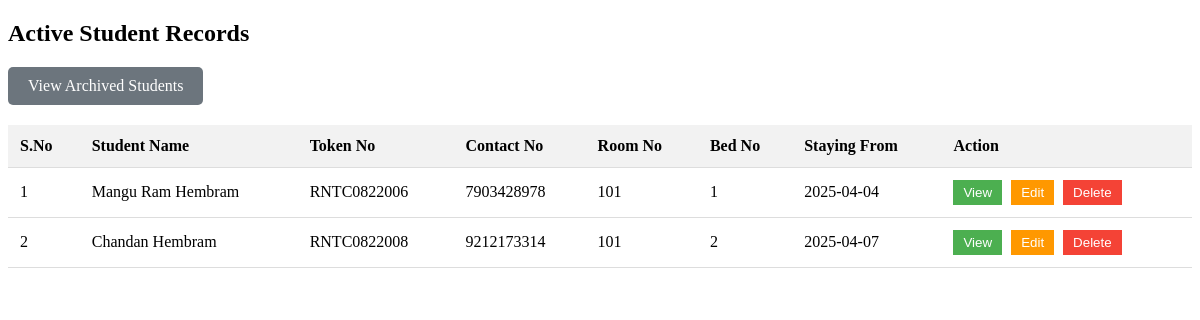
The page /students_list.php on the database its author committed.
### tables this page shows
CREATE TABLE `students` (
  `id` int(11) NOT NULL,
  `token_no` varchar(50) NOT NULL,
  `first_name` varchar(255) NOT NULL,
  `middle_name` varchar(255) NOT NULL,
  `last_name` varchar(255) NOT NULL,
  `gender` varchar(10) NOT NULL,
  `contact_no` bigint(10) NOT NULL,
  `email` varchar(255) NOT NULL,
  `address` varchar(255) NOT NULL,
  `city` varchar(255) NOT NULL,
  `state` varchar(255) NOT NULL,
  `pincode` int(50) NOT NULL,
  `room_no` varchar(10) NOT NULL,
  `bed_no` varchar(10) NOT NULL,
  `stay_from` date NOT NULL,
  `duration` int(11) NOT NULL,
  `total_fees` varchar(100) NOT NULL,
  `fees_per_month` varchar(255) DEFAULT NULL,
  `parent_name` varchar(255) NOT NULL,
  `parent_contact` bigint(10) NOT NULL,
  `parent_address` varchar(255) NOT NULL,
  `student_photo` longblob NOT NULL,
  `student_aadhaar` longblob NOT NULL,
  `parent_photo` longblob DEFAULT NULL,
  `parent_aadhaar` longblob NOT NULL,
  `created_at` timestamp NOT NULL DEFAULT current_timestamp() ON UPDATE current_timestamp()
);

### students_list.php (the view, shortened to what this page needs)
<?php
include 'db.php';
$sql = "SELECT * FROM students ORDER BY id ASC";
$result = $conn->query($sql);
?>
<!DOCTYPE html>
<html>
<head>
</head>
<body>
<h2>Active Student Records</h2>
<a href="previous_students.php" class="archive-btn">View Archived Students</a>
    <table>
        <thead>
            <tr>
                <th>S.No</th>
                <th>Student Name</th>
                <th>Token No</th>
                <th>Contact No</th>
                <th>Room No</th>
                <th>Bed No</th>
                <th>Staying From</th>
                <th>Action</th>
            </tr>
        </thead>
        <tbody>
        <?php
        if ($result && $result->num_rows > 0) {
            $sn = 1;
            while ($row = $result->fetch_assoc()) {
                $full_name = $row['first_name'] . ' ' . $row['middle_name'] . ' ' . $row['last_name'];
                echo "<tr>
                    <td>{$sn}</td>
                    <td>{$full_name}</td>
                    <td>{$row['token_no']}</td>
                    <td>{$row['contact_no']}</td>
                    <td>{$row['room_no']}</td>
                    <td>{$row['bed_no']}</td>
                    <td>{$row['stay_from']}</td>
                    <td>
                        <button class='action-btn' onclick=\"window.location.href='view_student.php?id={$row['id']}'\">View</button>
                        <button class='action-btn edit' onclick=\"window.location.href='edit_student.php?id={$row['id']}'\">Edit</button>
                        <button class='action-btn delete' onclick=\"if(confirm('Are you sure to delete?')) window.location.href='delete_student.php?id={$row['id']}'\">Delete</button>
                    </td>
                </tr>";
                $sn++;
            }
        } else {
            echo "<tr><td colspan='8'>No students found.</td></tr>";
        }
        ?>
        </tbody>
    </table>
</body>
</html>

### students_list.php (style rules this page uses)
table { border-collapse: collapse; width: 100%; }
th, td { padding: 12px; text-align: left; border-bottom: 1px solid #ddd; }
th { background-color: #f2f2f2; }
.action-btn { margin-right: 5px; padding: 5px 10px; background-color: #4CAF50; border: none; color: white; cursor: pointer; }
.action-btn.edit { background-color: #ff9800; }
.action-btn.delete { background-color: #f44336; }
.archive-btn { display: inline-block; margin-bottom: 20px; padding: 10px 20px; background-color: #6c757d; color: white; text-decoration: none; border-radius: 5px; }

### rows shown on the page
students: full_name "Mangu Ram Hembram", token_no "RNTC0822006", contact_no "7903428978", room_no "101", bed_no "1", stay_from "2025-04-04"
students: full_name "Chandan Hembram", token_no "RNTC0822008", contact_no "9212173314", room_no "101", bed_no "2", stay_from "2025-04-07"
